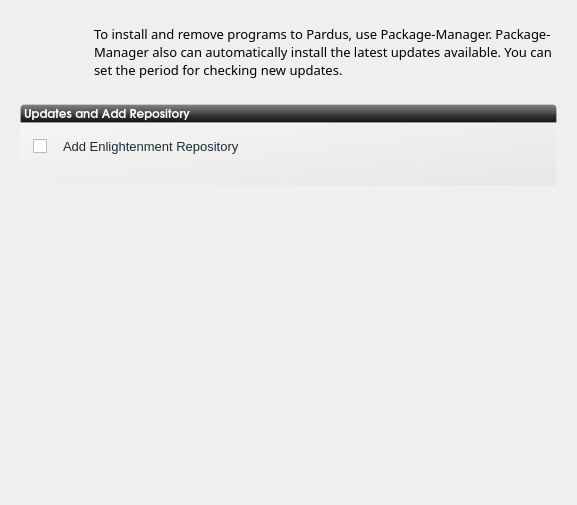
<?xml version="1.0" encoding="UTF-8"?>
<ui version="4.0">
 <class>packageWidget</class>
 <widget class="QWidget" name="packageWidget">
  <property name="geometry">
   <rect>
    <x>0</x>
    <y>0</y>
    <width>577</width>
    <height>505</height>
   </rect>
  </property>
  <property name="windowTitle">
   <string>Packages</string>
  </property>
  <property name="styleSheet">
   <string notr="true"/>
  </property>
  <layout class="QGridLayout" name="gridLayout">
   <property name="margin">
    <number>20</number>
   </property>
   <property name="spacing">
    <number>0</number>
   </property>
   <item row="4" column="0">
    <layout class="QVBoxLayout" name="verticalLayout_3">
     <item>
      <widget class="QGroupBox" name="groupBoxUpdates">
       <property name="sizePolicy">
        <sizepolicy hsizetype="Expanding" vsizetype="Preferred">
         <horstretch>0</horstretch>
         <verstretch>0</verstretch>
        </sizepolicy>
       </property>
       <property name="font">
        <font>
         <family>Sans Serif</family>
         <pointsize>10</pointsize>
         <weight>75</weight>
         <bold>true</bold>
        </font>
       </property>
       <property name="styleSheet">
        <string notr="true">#groupBoxUpdates{
background-color: qlineargradient(spread:pad, x1:1, y1:1, x2:0, y2:0, stop:0 rgba(219, 219, 219, 100), stop:1 rgba(255, 255, 255, 100));
border: 1px solid rgba(255,255,255,50);
border-bottom-left-radius: 4px;
border-bottom-right-radius: 4px;
}</string>
       </property>
       <property name="title">
        <string/>
       </property>
       <property name="flat">
        <bool>true</bool>
       </property>
       <layout class="QVBoxLayout" name="verticalLayout">
        <property name="margin">
         <number>10</number>
        </property>
        <item>
         <layout class="QHBoxLayout" name="horizontalLayout_3">
          <item>
           <widget class="QCheckBox" name="checkBox">
            <property name="maximumSize">
             <size>
              <width>24</width>
              <height>16777215</height>
             </size>
            </property>
            <property name="text">
             <string/>
            </property>
           </widget>
          </item>
          <item>
           <widget class="QLabel" name="add_repo">
            <property name="font">
             <font>
              <pointsize>10</pointsize>
              <kerning>true</kerning>
             </font>
            </property>
            <property name="focusPolicy">
             <enum>Qt::TabFocus</enum>
            </property>
            <property name="styleSheet">
             <string notr="true">color: rgb(30, 43, 51)</string>
            </property>
            <property name="text">
             <string>Add Enlightenment Repository</string>
            </property>
            <property name="textFormat">
             <enum>Qt::AutoText</enum>
            </property>
            <property name="textInteractionFlags">
             <set>Qt::LinksAccessibleByMouse</set>
            </property>
           </widget>
          </item>
         </layout>
        </item>
        <item>
         <widget class="QLabel" name="information_label">
          <property name="text">
           <string/>
          </property>
          <property name="textFormat">
           <enum>Qt::AutoText</enum>
          </property>
         </widget>
        </item>
       </layout>
      </widget>
     </item>
    </layout>
   </item>
   <item row="0" column="0">
    <layout class="QHBoxLayout" name="horizontalLayout_2">
     <property name="spacing">
      <number>0</number>
     </property>
     <item>
      <widget class="QLabel" name="label_4">
       <property name="minimumSize">
        <size>
         <width>64</width>
         <height>64</height>
        </size>
       </property>
       <property name="maximumSize">
        <size>
         <width>64</width>
         <height>64</height>
        </size>
       </property>
       <property name="sizeIncrement">
        <size>
         <width>0</width>
         <height>0</height>
        </size>
       </property>
       <property name="text">
        <string/>
       </property>
       <property name="pixmap">
        <pixmap resource="../data/kaptan.qrc">:/raw/pixmap/applications-other.png</pixmap>
       </property>
      </widget>
     </item>
     <item>
      <widget class="QLabel" name="description">
       <property name="minimumSize">
        <size>
         <width>300</width>
         <height>0</height>
        </size>
       </property>
       <property name="font">
        <font>
         <family>Sans Serif</family>
         <pointsize>10</pointsize>
        </font>
       </property>
       <property name="styleSheet">
        <string notr="true"/>
       </property>
       <property name="frameShadow">
        <enum>QFrame::Raised</enum>
       </property>
       <property name="text">
        <string>To install and remove programs to Pardus, use Package-Manager. Package-Manager also can automatically install the latest updates available. You can set the period for checking new updates.</string>
       </property>
       <property name="wordWrap">
        <bool>true</bool>
       </property>
       <property name="indent">
        <number>10</number>
       </property>
      </widget>
     </item>
    </layout>
   </item>
   <item row="3" column="0">
    <widget class="QLabel" name="label">
     <property name="font">
      <font>
       <family>URW Gothic L</family>
       <pointsize>9</pointsize>
       <weight>75</weight>
       <bold>true</bold>
       <underline>false</underline>
      </font>
     </property>
     <property name="styleSheet">
      <string notr="true">    background-color: qlineargradient(spread:pad, x1:0.5, y1:0, x2:0.5, y2:1, stop:0 rgba(132, 132, 132, 255), stop:0.501481 rgba(70, 70, 70, 255), stop:0.503057 rgba(62, 62, 62, 255), stop:1 rgba(16, 16, 16, 255));
border: 1px solid rgba(255,255,255,50);
color:white;
border-top-left-radius: 4px;
border-top-right-radius: 4px;</string>
     </property>
     <property name="text">
      <string>Updates and Add Repository</string>
     </property>
     <property name="margin">
      <number>5</number>
     </property>
    </widget>
   </item>
   <item row="5" column="0">
    <spacer name="verticalSpacer">
     <property name="orientation">
      <enum>Qt::Vertical</enum>
     </property>
     <property name="sizeHint" stdset="0">
      <size>
       <width>20</width>
       <height>40</height>
      </size>
     </property>
    </spacer>
   </item>
   <item row="1" column="0">
    <spacer name="horizontalSpacer_2">
     <property name="orientation">
      <enum>Qt::Horizontal</enum>
     </property>
     <property name="sizeHint" stdset="0">
      <size>
       <width>40</width>
       <height>20</height>
      </size>
     </property>
    </spacer>
   </item>
  </layout>
 </widget>
 <resources>
  <include location="../data/kaptan.qrc"/>
 </resources>
 <connections/>
</ui>
